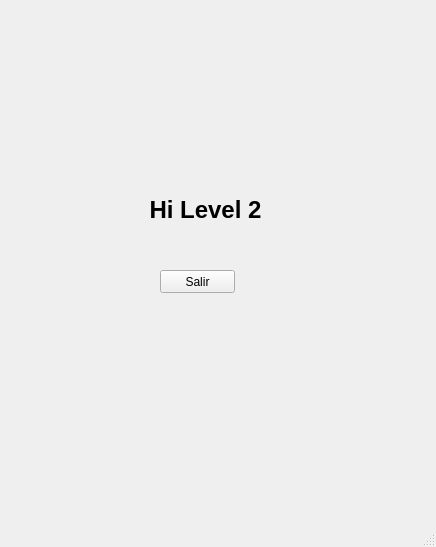
<?xml version="1.0" encoding="UTF-8"?>
<ui version="4.0">
 <class>SistemaPesadasLevel1</class>
 <widget class="QMainWindow" name="SistemaPesadasLevel1">
  <property name="geometry">
   <rect>
    <x>0</x>
    <y>0</y>
    <width>436</width>
    <height>547</height>
   </rect>
  </property>
  <property name="minimumSize">
   <size>
    <width>436</width>
    <height>547</height>
   </size>
  </property>
  <property name="maximumSize">
   <size>
    <width>436</width>
    <height>547</height>
   </size>
  </property>
  <property name="windowTitle">
   <string>Pesador</string>
  </property>
  <widget class="QWidget" name="centralwidget">
   <widget class="QLabel" name="label">
    <property name="geometry">
     <rect>
      <x>100</x>
      <y>190</y>
      <width>211</width>
      <height>41</height>
     </rect>
    </property>
    <property name="maximumSize">
     <size>
      <width>436</width>
      <height>16777215</height>
     </size>
    </property>
    <property name="font">
     <font>
      <pointsize>16</pointsize>
      <weight>75</weight>
      <bold>true</bold>
     </font>
    </property>
    <property name="text">
     <string>&lt;html&gt;&lt;head/&gt;&lt;body&gt;&lt;p align=&quot;center&quot;&gt;&lt;span style=&quot; font-size:18pt;&quot;&gt;Hi Level 2&lt;/span&gt;&lt;/p&gt;&lt;/body&gt;&lt;/html&gt;</string>
    </property>
   </widget>
   <widget class="QLabel" name="label_2">
    <property name="geometry">
     <rect>
      <x>10</x>
      <y>0</y>
      <width>71</width>
      <height>81</height>
     </rect>
    </property>
    <property name="styleSheet">
     <string notr="true">border-image: url(:/cafe.png);</string>
    </property>
    <property name="text">
     <string/>
    </property>
   </widget>
   <widget class="QPushButton" name="btn_salir">
    <property name="geometry">
     <rect>
      <x>160</x>
      <y>270</y>
      <width>75</width>
      <height>23</height>
     </rect>
    </property>
    <property name="text">
     <string>Salir</string>
    </property>
   </widget>
   <widget class="QLabel" name="label_4">
    <property name="geometry">
     <rect>
      <x>270</x>
      <y>30</y>
      <width>151</width>
      <height>101</height>
     </rect>
    </property>
    <property name="styleSheet">
     <string notr="true">border-image: url(:/your-logo-here2.png);</string>
    </property>
    <property name="text">
     <string/>
    </property>
   </widget>
  </widget>
  <widget class="QMenuBar" name="menubar">
   <property name="geometry">
    <rect>
     <x>0</x>
     <y>0</y>
     <width>436</width>
     <height>21</height>
    </rect>
   </property>
  </widget>
  <widget class="QStatusBar" name="statusbar"/>
 </widget>
 <resources>
  <include location="imagesqt.qrc"/>
 </resources>
 <connections/>
</ui>
